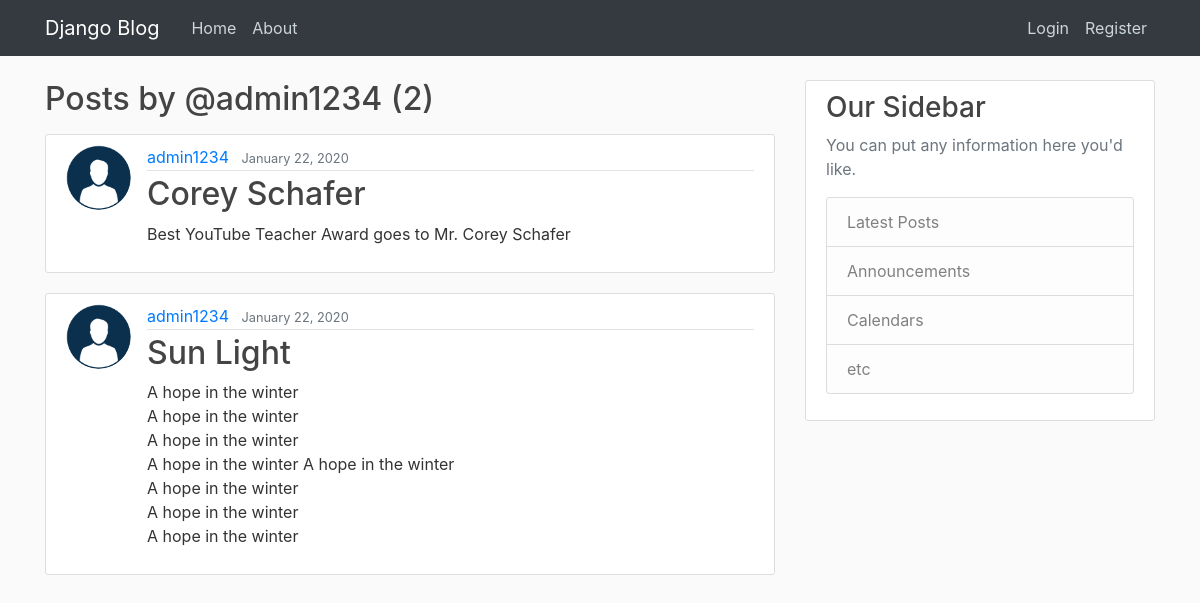
Before: /user/admin1234 with the older database file.
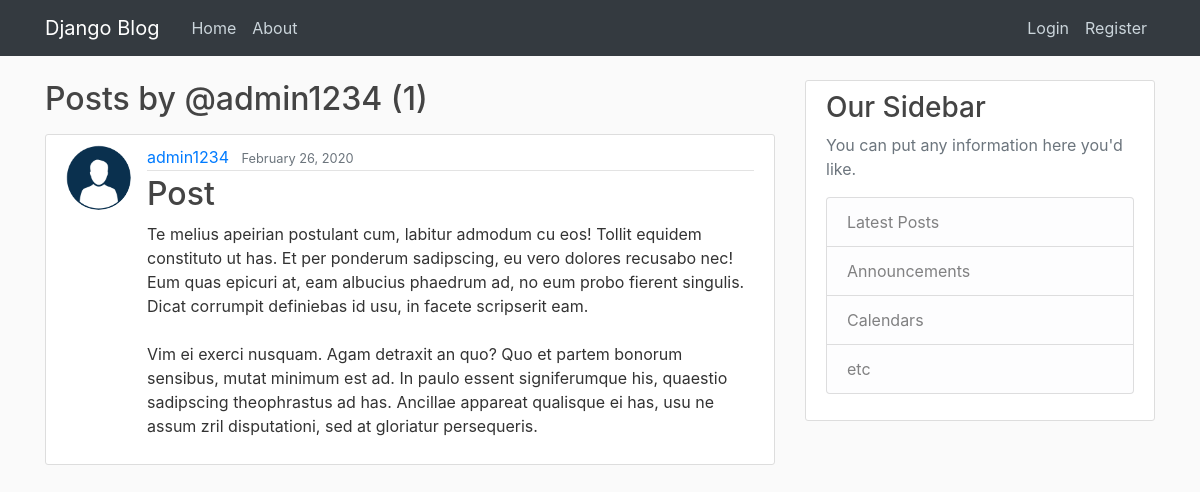
After: the same page with the newer database file.
### blog/models.py (models this page shows, shortened)
class Post(models.Model):
    author = models.ForeignKey(User, on_delete=models.CASCADE, related_name="posts_author")
    title = models.CharField(max_length=100)
    content = models.TextField()
    date_posted = models.DateTimeField(default=timezone.now)

### users/models.py (models this page shows, shortened)
class Profile(models.Model):
    user = models.OneToOneField(User, on_delete=models.CASCADE)
    image = models.ImageField(default='default.png', upload_to='profile_photos')

### blog/views.py (the view)
# urls.py: path('user/<str:username>', v.UserPostListView.as_view(), name='user-posts'),
class UserPostListView(ListView):
    model = Post
    template_name = 'blog/user_posts.html'
    context_object_name = 'posts'
    paginate_by = 5
    def get_queryset(self):
        user = get_object_or_404(User, username=self.kwargs.get('username'))
        return Post.objects.filter(author=user).order_by('-date_posted')

### blog/templates/blog/user_posts.html (shortened to what this page needs)
{% extends 'blog/base.html' %}
{% block content %}
    <h2 class="mb-3">Posts by @{{ view.kwargs.username }} ({{ page_obj.paginator.count }})</h2>
    {% for post in posts %}
        <article class="media content-section">
            <img class="rounded-circle article-img" src="{{ post.author.profile.image.url }}">
            <div class="media-body">
              <div class="article-metadata">
                <a class="mr-2" href="{% url 'blog:user-posts' post.author.username %}">{{ post.author }}</a>
                <small class="text-muted">{{ post.date_posted | date:"F d, Y" }}</small>
              </div>
              <h2><a class="article-title" href="{% url 'blog:post-detail' post.pk %}">{{ post.title }}</a></h2>
              <p class="article-content">{{ post.content }}</p>
            </div>
          </article>
    {% endfor %}
{% endblock content %}

### blog/templates/blog/base.html (shortened to what this page needs)
<!DOCTYPE html>
<html lang="en">
<head>
    <link rel="stylesheet"
          href="https://maxcdn.bootstrapcdn.com/bootstrap/4.0.0/css/bootstrap.min.css"
>
    <link rel="stylesheet" href="{% static 'blog/main.css' %}">
</head>
<body>
    <header class="site-header">
      <nav class="navbar navbar-expand-lg navbar-dark bg-dark fixed-top">
        <div class="container">
          <a class="navbar-brand mr-4" href="{% url 'blog:home' %}">Django Blog</a>
          <div class="collapse navbar-collapse" id="navbarToggle">
            <div class="navbar-nav mr-auto">
              <a class="nav-item nav-link" href="{% url 'blog:home' %}">Home</a>
              <a class="nav-item nav-link" href="{% url 'blog:about' %}">About</a>
            </div>
            <div class="navbar-nav">
                {% if user.is_authenticated %}
                    <a class="nav-item nav-link" href="{% url 'blog:post-create' %}">New Post</a>
                    <a class="nav-item nav-link" href="{% url 'profile' %}">Profile</a>
                    <a class="nav-item nav-link" href="{% url 'logout' %}">Logout</a>
                {% else %}
                    <a class="nav-item nav-link" href="{% url 'login' %}">Login</a>
                    <a class="nav-item nav-link" href="{% url 'register' %}">Register</a>
                {% endif %}
            </div>
          </div>
        </div>
      </nav>
    </header>
    <main role="main" class="container">
      <div class="row">
        <div class="col-md-8">
            {% block content %}{% endblock %}
        </div>
        <div class="col-md-4">
          <div class="content-section">
            <h3>Our Sidebar</h3>
            <p class='text-muted'>You can put any information here you'd like.
              <ul class="list-group">
                <li class="list-group-item list-group-item-light">Latest Posts</li>
                <li class="list-group-item list-group-item-light">Announcements</li>
                <li class="list-group-item list-group-item-light">Calendars</li>
                <li class="list-group-item list-group-item-light">etc</li>
              </ul>
            </p>
          </div>
        </div>
      </div>
    </main>
</body>
</html>

### static/blog/main.css (style rules this page uses)
body { background: #fafafa; color: #333333; margin-top: 5rem; }
h1, h2, h3, h4, h5, h6 { color: #444444; }
ul { margin: 0; }
.site-header .navbar-nav .nav-link { color: #cbd5db; }
.content-section { background: #ffffff; padding: 10px 20px; border: 1px solid #dddddd; border-radius: 3px; margin-bottom: 20px; }
.article-title { color: #444444; }
.article-content { white-space: pre-line; }
.article-img { height: 65px; width: 65px; margin-right: 16px; }
.article-metadata { padding-bottom: 1px; margin-bottom: 4px; border-bottom: 1px solid #e3e3e3 }

Changed rows visible on the page:
removed Post: author.profile.image (placeholder picture), author "admin1234", date_posted "January 22, 2020", title "Corey Schafer", content "Best YouTube Teacher Award goes to Mr. Corey Schafer"
removed Post: author.profile.image (placeholder picture), author "admin1234", date_posted "January 22, 2020", title "Sun Light", content "A hope in the winter A hope in the winter A hope in the winter A hope in the winter A hope in the winter A hope in the winter A hope in the winter A hope in the winter"
added Post: author.profile.image (placeholder picture), author "admin1234", date_posted "February 26, 2020", title "Post", content "Te melius apeirian postulant cum, labitur admodum cu eos! Tollit equidem constituto ut has. Et per ponderum sadipscing, eu vero dolores recusabo nec! Eum quas epicuri at, eam albucius phaedrum ad, no eum probo fierent singulis. Dicat corrumpit definiebas id usu, in facete scripserit eam. Vim ei exerci nusquam. Agam detraxit an quo? Quo et partem bonorum sensibus, mutat minimum est ad. In paulo essent signiferumque his, quaestio sadipscing theophrastus ad has. Ancillae appareat qualisque ei has, usu ne assum zril disputationi, sed at gloriatur persequeris."
Other visible differences:
{{ page_obj.paginator.count }}: "2" → "1"
